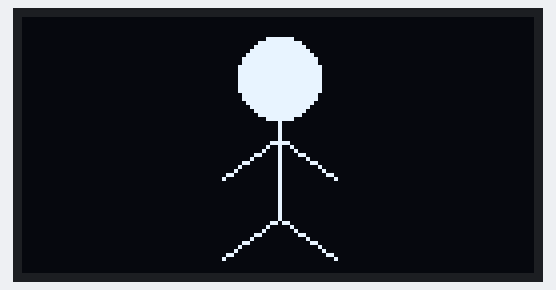
Recording of a sketch running on a simulated Arduino Uno, built with avr-gcc and run on an emulated ATmega328P. On the bench: 128×64 one-colour display.

Above: at 0.1 s.

The sketch:

BONECO_ARDUINO.ino
```cpp
#include <Wire.h>
#include <Adafruit_GFX.h>
#include <Adafruit_SH1106.h>

#define OLED_RESET -1
Adafruit_SH1106 display(OLED_RESET);

void setup() {
  Serial.begin(9600);
  display.begin(SH1106_SWITCHCAPVCC, 0x3C);}

void loop() {
  display.clearDisplay();

  display.fillCircle(64, 15, 10, WHITE);

  display.drawLine(64, 25, 64, 50, WHITE);

  display.drawLine(64, 30, 50, 40, WHITE);
  display.drawLine(64, 30, 78, 40, WHITE);

  display.drawLine(64, 50, 50, 60, WHITE); // Perna esquerda
  display.drawLine(64, 50, 78, 60, WHITE); // Perna direita

  display.display();
  delay(2000);}
```
